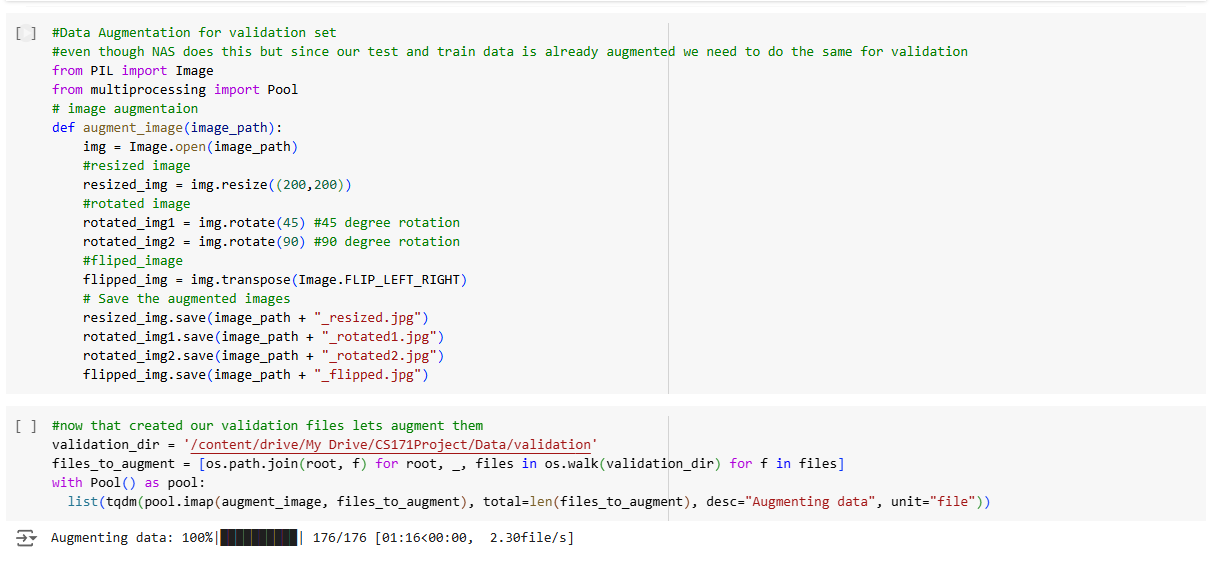
#> input picture image-1.png, 1210 x 578 px; its folder holds only this picture in this run
$ python -i img_augmentation.py   (imports and definitions only)
#> lines starting #> are read from the running program, lines starting #| are printed output that depends on the picture
#Data Augmentation for validation set
#even though NAS does this but since our test and train data is already augmented we need to do the same for validation
from PIL import Image
import os
from tqdm import tqdm
from multiprocessing import Pool
# image augmentaion
def augment_image(image_path):
#> called with image_path = 'image-1.png'
    img = Image.open(image_path)
#> img is the input picture: PIL image 1210x578 RGB; mean R, G, B 241.2, 241.6, 240.9
    #resized image
    resized_img = img.resize((200,200))
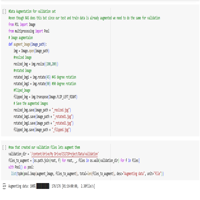
#> resized_img: PIL image 200x200 RGB; mean R, G, B 241.2, 241.6, 240.9
    #rotated image
    rotated_img1 = img.rotate(45) #45 degree rotation
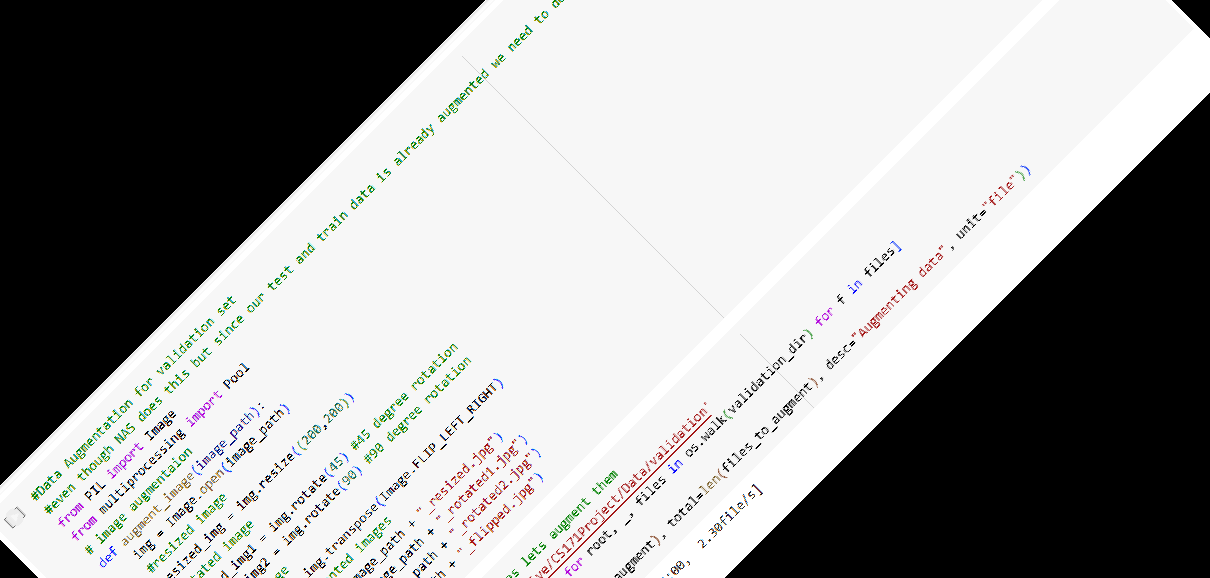
#> rotated_img1: PIL image 1210x578 RGB; mean R, G, B 159.8, 160, 159.5
    rotated_img2 = img.rotate(90) #90 degree rotation
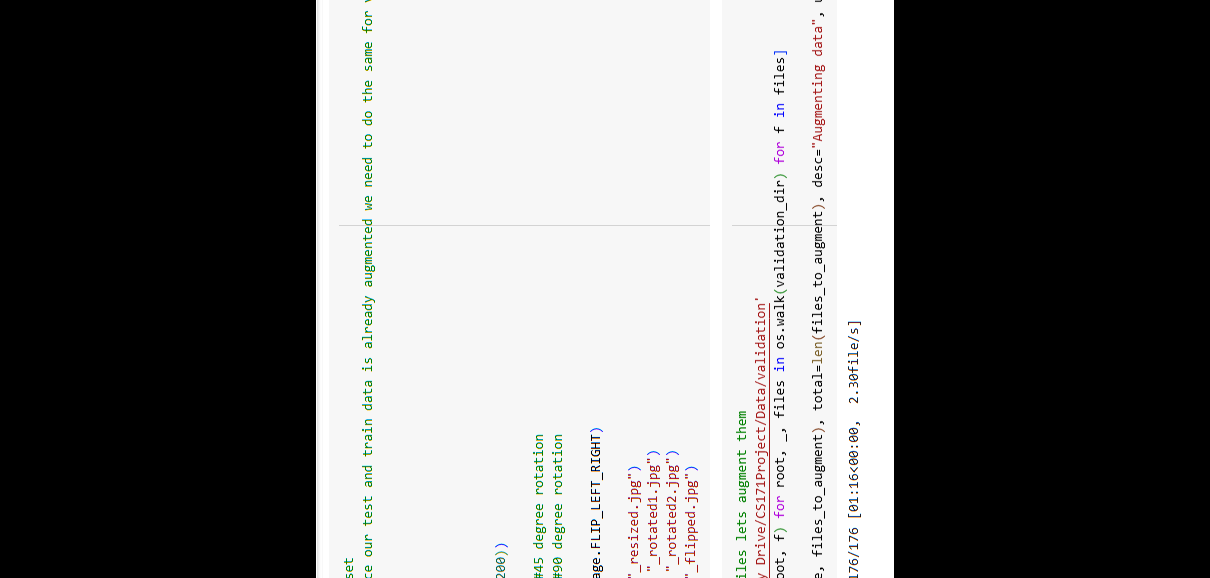
#> rotated_img2: PIL image 1210x578 RGB; mean R, G, B 116.3, 116.3, 116
    #fliped_image
    flipped_img = img.transpose(Image.FLIP_LEFT_RIGHT)
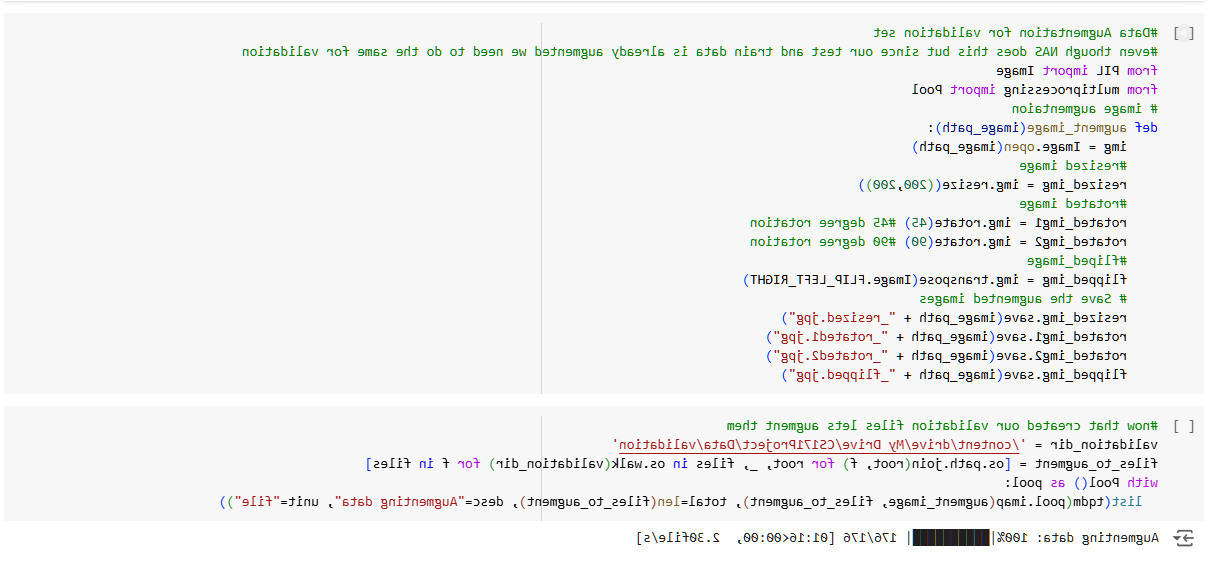
#> flipped_img: PIL image 1210x578 RGB; mean R, G, B 241.2, 241.6, 240.9
    # Save the augmented images
    resized_img.save(image_path + "_resized.jpg")
    rotated_img1.save(image_path + "_rotated1.jpg")
    rotated_img2.save(image_path + "_rotated2.jpg")
    flipped_img.save(image_path + "_flipped.jpg")
    #now that created our validation files lets augment them
validation_dir = './Data/FractureData/validation'
files_to_augment = [os.path.join(root, f) for root, _, files in os.walk(validation_dir) for f in files]
# [2 lines not run here, left out]

>>> result = augment_image('image-1.png')

$ run again, on image-2.png
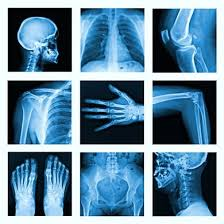
#> input picture image-2.png, 224 x 224 px
#> in augment_image, img is the input picture: PIL image 224x224 RGB; mean R, G, B 102.2, 139.2, 162.3
#> in augment_image, `rotated_img2 = img.rotate(90)`:
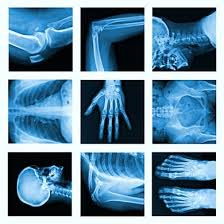
#> rotated_img2: PIL image 224x224 RGB; mean R, G, B 102.2, 139.2, 162.3
#> in augment_image, `flipped_img = img.transpose(Image.FLIP_LEFT_RIGHT)`:
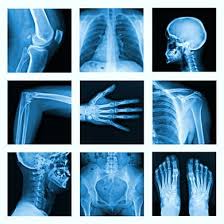
#> flipped_img: PIL image 224x224 RGB; mean R, G, B 102.2, 139.2, 162.3
